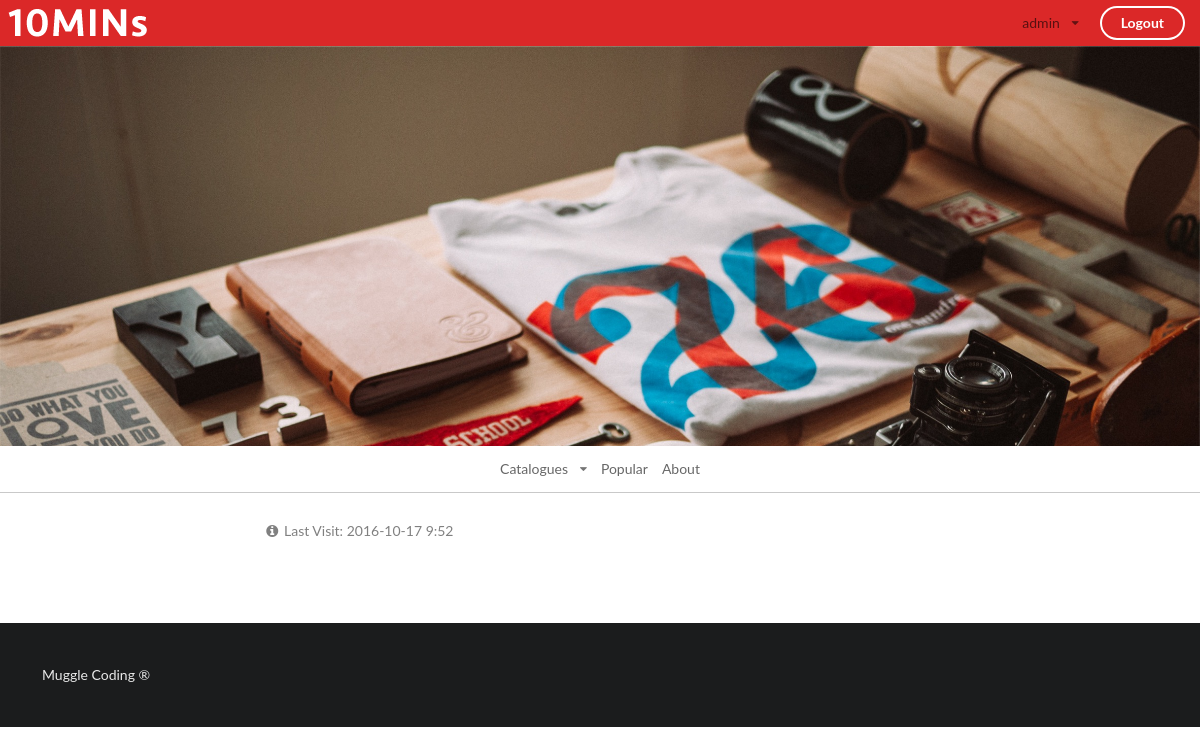
Page /index/ (signed in) on the earlier database version.
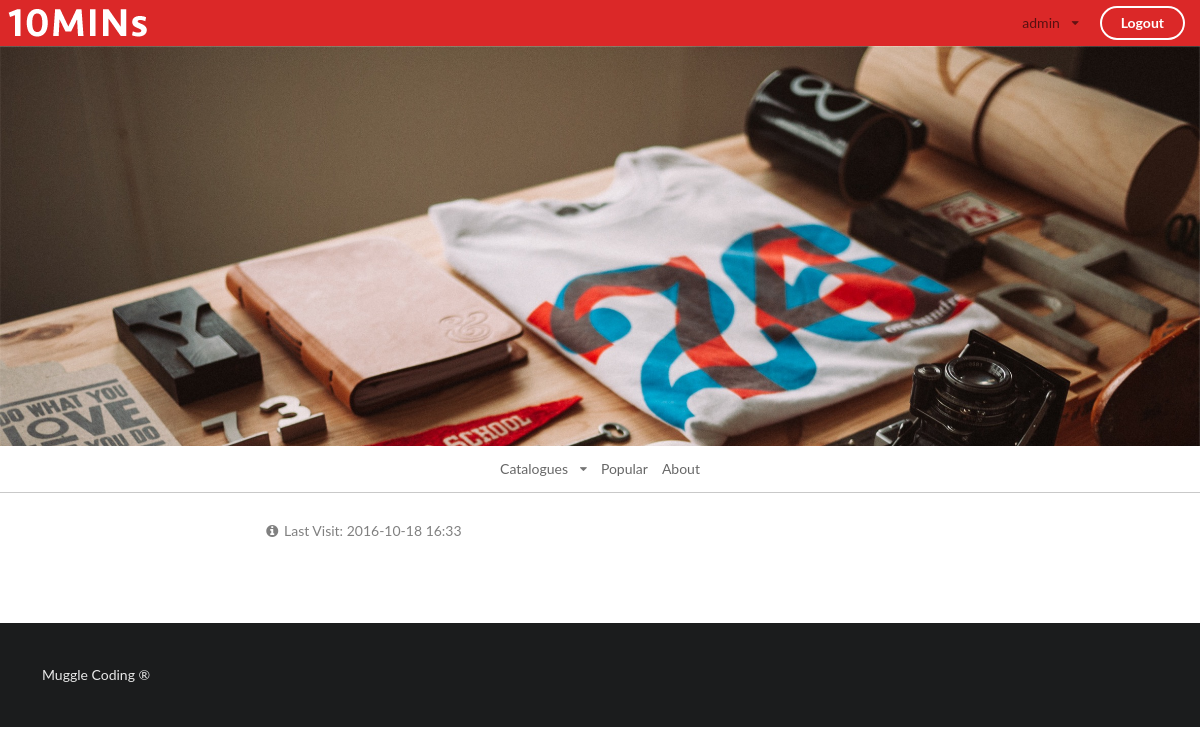
Same page on the later database version.
### app/models.py (models this page shows, shortened)
class UserProfile(models.Model):
    belong_to = models.OneToOneField(to=User, related_name='profile')
    CHOICES = (
        ('female', '女'),
        ('male', '男'),
        ('secret', '保密'),
    )
    sex = models.CharField(choices=CHOICES, max_length=10, null=True)
    profile_image = models.FileField(upload_to='profile_image', null=True, blank=True)
    last_visit_dt = models.DateTimeField(null=True, blank=True)
    full_information = models.BooleanField(default=False)

### app/views.py (the view)
# urls.py: url(r'^index/(?P<tag>\w*)(?P<sort>/*\w*)$', index, name='index'),
def index(request, tag=None, sort=None):
    if tag:
        articles = Article.objects.filter(tag=tag)
    else:
        articles = Article.objects.all()
    if sort:
        articles = articles.order_by('click_rate')
    context = {}
    paginator = Paginator(articles, 10)
    try:
        articles = paginator.page(request.GET.get('page'))
    except EmptyPage:
        articles = paginator.page(paginator.num_pages)
    except PageNotAnInteger:
        articles = paginator.page(1)
    if request.user.is_authenticated():
        context['user'] = UserProfile.objects.get(belong_to=request.user)
    context['paginator'] = paginator
    context['articles'] = articles
    return render(request, 'l7h2.html', context)

### app/templatetags/what_tag.py (called while the page is built)
@register.filter(name='what_tag')
def what_tag(value):
    return str(value).split('/')[2]

### app/templates/l7h2.html (shortened to what this page needs)
<!DOCTYPE html>
{% load staticfiles %}
{% load range %}
{% load yesno_tag %}
{% load what_tag %}
<html>
    <head>
        {% block css %}
            <link rel="stylesheet" href="{% static 'l7h2.css' %}" media="screen" title="no title">
        {% endblock %}
        <link rel="stylesheet" href="{% static 'css/semantic.css' %}" media="screen" title="no title" charset="utf-8">
        <link rel="stylesheet" href="{% static 'base.css' %}" media="screen" title="no title">
    </head>
    <body>
        <div class="ui basic vertical inverted red segment masthead">
            <div class="ui text menu masthead">
                <div class="ui image masthead">
                    <a href="{% url 'index' '' '' %}"><img src="{% static 'images/tenlogo.png' %}" alt=""/></a>
                </div>
                <div class="right menu">
                    {% if request.user.is_authenticated %}
                        <div class="item">
                            <div class="ui dropdown right item">
                                {{ request.user.username }}
                                <i class="dropdown icon"></i>
                            </div>
                        </div>
                        <div class="item">
                            <a href="{% url 'index_logout' %}" class="ui inverted circular button">Logout</a>
                        </div>
                    {% else %}
                        <div class="ui item">
                            <p>你还没有登录,
                                <a href="{% url 'login' %}">点击登录</a>
                            </p>
                        </div>
                    {% endif %}
                </div>
            </div>
        </div>
        <div class="ui vertical basic segment banner"></div>
        {% block content %}
            <div class="ui basic segment menu">
                <div class="ui borderless text menu">
                    <div class="ui dropdown item">
                        Catalogues
                        <i class="dropdown icon"></i>
                    </div>
                    <a href="{% url 'index' request.path|what_tag '/sort' %}" class="item">Popular</a>
                    <div class="item">
                        About
                    </div>
                </div>
            </div>
            <div class="ui basic segment content">
                {% if request.user.is_authenticated %}
                    <p style="color: grey">
                        <i class="info circle icon"></i>Last Visit:
                        {{ user.last_visit_dt|date:"Y-m-d G:i" }}
                    </p>
                {% endif %}
                <div id="app">
                    <div class="ui secondary menu">
                    </div>
                </div>
            </div>
        {% endblock %}
        <div class="ui vertical very padded inverted segment">
            Muggle Coding ®
        </div>
    </body>
</html>

### app/static/l7h2.css (style rules this page uses)
.ui.basic.segment.menu { border-bottom: solid 1px; border-color: rgb(201, 201, 201); position: relative; margin: 0; padding: 3px 0 3px 0; }
.ui.basic.segment.menu > .ui.text.menu { box-sizing: border-box; margin-top: 0; margin-bottom: 0; margin-left: auto; margin-right: auto; }
.ui.text.menu > .item { margin-left: 30px; margin-right: 30px; }

### app/static/base.css (style rules this page uses)
.ui.text.menu.masthead { padding: 0 0 0 0; margin-top: 0; margin-bottom: 0; }
.ui.basic.vertical.inverted.red.segment.masthead { padding-top: 3px; padding-bottom: 3px; padding-left: 15px; padding-right: 15px; }
.ui.image.masthead { position: absolute; top: 50%; transform: translate(0,-50%); }
.ui.vertical.basic.segment.banner { background: url('images/detail.jpg'); background-size: cover; height: 400px; }
.ui.basic.segment.content { width: 700px; margin-left: auto; margin-right: auto; }

Differences in the rows shown:
changed UserProfile: last_visit_dt "2016-10-17 9:52" → "2016-10-18 16:33"
